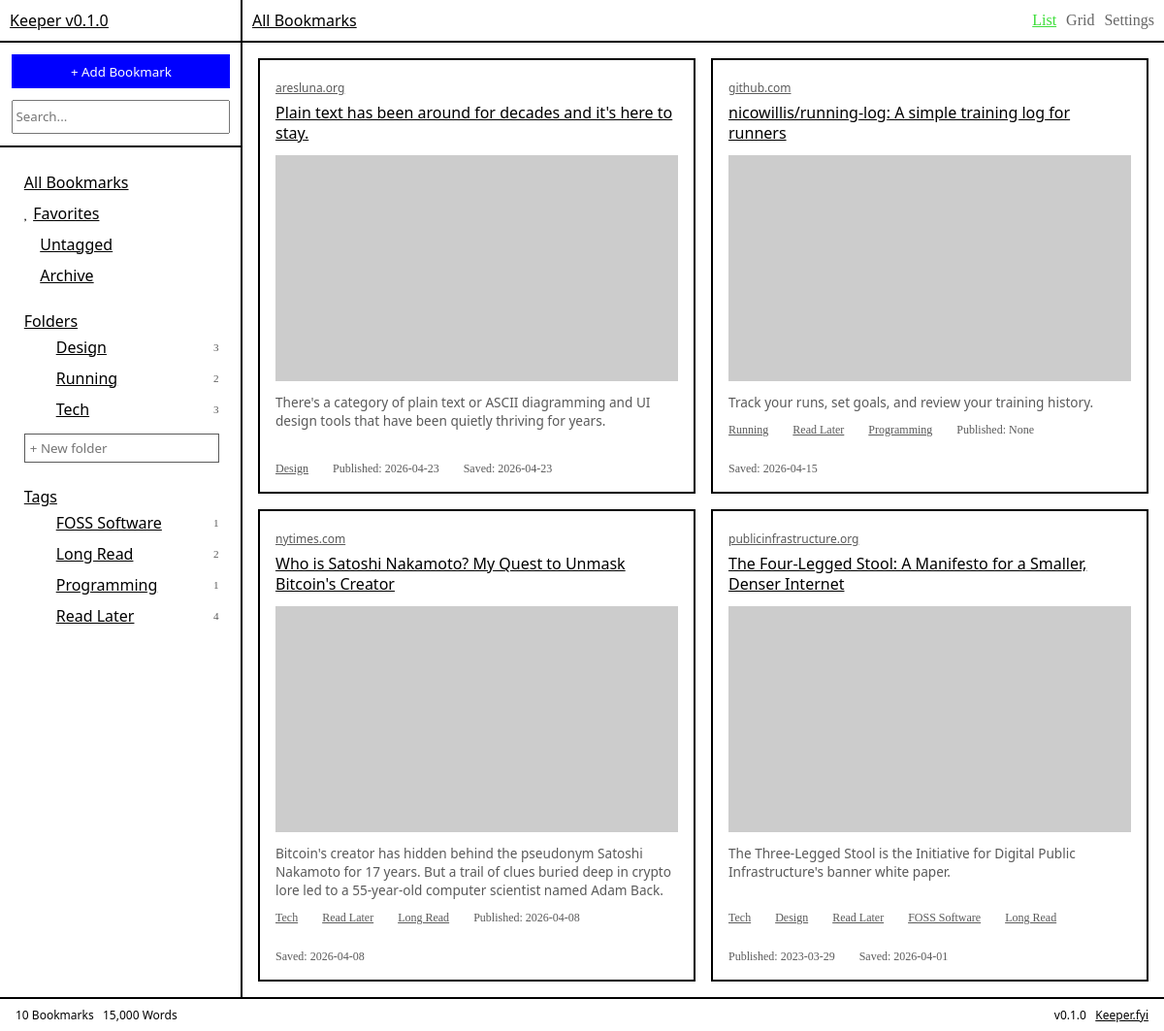
Page /grid on the committed database.
### tables this page shows
CREATE TABLE folders (
    id   INTEGER PRIMARY KEY AUTOINCREMENT,
    name TEXT UNIQUE NOT NULL
);

CREATE TABLE tags (
    id   INTEGER PRIMARY KEY AUTOINCREMENT,
    name TEXT UNIQUE NOT NULL
);

CREATE TABLE bookmarks (
    id            INTEGER PRIMARY KEY AUTOINCREMENT,
    url           TEXT NOT NULL,
    title         TEXT,
    description   TEXT,
    author        TEXT,
    content       TEXT,
    image_url     TEXT,
    favicon_url   TEXT,
    domain        TEXT,
    published     TEXT,
    saved_at      DATETIME DEFAULT CURRENT_TIMESTAMP,
    is_favorite   INTEGER DEFAULT 0,
    is_archived   INTEGER DEFAULT 0,
    word_count    INTEGER DEFAULT 0,
    site_name     TEXT,
    language      TEXT,
    read_time     INTEGER,
    canonical_url TEXT
, article_path TEXT);

### app.py (the view)
@app.route("/grid")
def grid():
    bookmarks = get_bookmarks()
    folders = get_all_folders()
    tags = get_all_tags()
    if is_htmx():
        return render_template("partials/bookmark_grid.html",
            bookmarks=bookmarks
        )
    return render_template("grid.html",
        bookmarks=bookmarks,
        folders=folders,
        tags=tags
    )

### app.py (called while the page is built)
def is_htmx():
    return request.headers.get("HX-Request") == "true"

### db.py (called while the page is built)
def get_db():
    conn = sqlite3.connect("keeper.db")
    conn.row_factory = sqlite3.Row
    conn.execute("PRAGMA foreign_keys = ON")
    return conn

def get_all_folders():
    db = get_db()
    return db.execute("""
        SELECT f.*, COUNT(bf.bookmark_id) as bookmark_count
        FROM folders f
        LEFT JOIN bookmark_folders bf ON f.id = bf.folder_id
        LEFT JOIN bookmarks b ON bf.bookmark_id = b.id
            AND b.is_archived = 0
        GROUP BY f.id
        ORDER BY f.name ASC
    """).fetchall()

def get_all_tags():
    db = get_db()
    return db.execute("""
        SELECT t.*, COUNT(bt.bookmark_id) as bookmark_count
        FROM tags t
        LEFT JOIN bookmark_tags bt ON t.id = bt.tag_id
        LEFT JOIN bookmarks b ON bt.bookmark_id = b.id
            AND b.is_archived = 0
        GROUP BY t.id
        ORDER BY t.name ASC
    """).fetchall()

### templates/grid.html
{% extends "base.html" %}
{% block content %}
  {% if bookmarks %}
    {% include "partials/bookmark_grid.html" %}
  {% else %}
    {% include "empty_state.html" %}
  {% endif %}
{% endblock %}

### templates/base.html (shortened to what this page needs)
<!doctype html>
<html lang="en">
  <head>
    <link rel="stylesheet" href="{{ url_for('static', filename='style.css') }}" />
  </head>
  <body>
    <div class="app">
      <div class="app-body">
        <div class="sidebar">
          <div class="sidebar-header"><a href="/">Keeper v0.1.0</a></div>
          <div class="function-box">
  <div id="add-bookmark-container">
    <button class="button" id="add-bookmark-btn" onclick="showAddForm()">
      + Add Bookmark
    </button>
  </div>
  <input
    class="search"
    type="search"
    name="q"
    placeholder="Search..."
    hx-get="/"
    hx-trigger="input delay:300ms"
    hx-target="#bookmark-list"
    hx-swap="innerHTML"
  />
</div>
          <div class="links">
            <ul class="main-links">
              <li>
                <a href="/"
                  hx-get="/"
                  hx-target="#bookmark-list"
                  hx-swap="innerHTML"
                  hx-push-url="true">All Bookmarks</a>
              </li>
              <li><span class="link-icon"></span>
                <a href="/favorites"
                  hx-get="/favorites"
                  hx-target="#bookmark-list"
                  hx-swap="innerHTML"
                  hx-push-url="true">Favorites
                </a>
              </li>
              <li><span class="link-icon">󱈠</span>
                <a href="/untagged"
                  hx-get="/untagged"
                  hx-target="#bookmark-list"
                  hx-swap="innerHTML"
                  hx-push-url="true">Untagged
                </a>
              </li>
              <li><span class="link-icon">󰀼</span>
                <a href="/archived"
                  hx-get="/archived"
                  hx-target="#bookmark-list"
                  hx-swap="innerHTML"
                  hx-push-url="true">Archive
                </a>
              </li>
            </ul>
          </div>
          <div class="links">
            <div class="link-title">Folders</div>
            {% include "partials/folder_list.html" %}
            <form hx-post="/folders"
                  hx-target="#folder-list"
                  hx-swap="outerHTML"
                  hx-on::after-request="this.reset()">
              <input class="sidebar-inline-input" type="text" name="name" placeholder="+ New folder" />
            </form>
          </div>
          <div class="links">
            <div class="link-title">Tags</div>
            <ul class="tag-links">
              {% for tag in tags %}
              <li>
                <span class="link-arrow">󰘍</span>
                <span class="link-icon">󰓹</span>
                <a href="/tag/{{ tag['name'] }}"
                    hx-get="/tag/{{ tag['name'] }}"
                    hx-target="#bookmark-list"
                    hx-swap="innerHTML"
                    hx-push-url="true">{{ tag['name'] }}</a>
                  <span class="link-count">{{ tag['bookmark_count'] }}</span>
                </li>
                {% endfor %}
            </ul>
          </div>
        </div>
        <main class="content">
          <div class="top-bar">
            <span class="top-bar-title">{% block topbar %}All Bookmarks{% endblock %}</span>
            <div class="top-bar-icons">
              <div hx-get="/"
                  hx-target="#bookmark-list"
                  hx-swap="innerHTML"
                  hx-push-url="true"
                  title="List View"
                  onclick="setActiveView(this)"
                  class="active">List</div>
                  <div hx-get="/grid"
                  hx-target="#bookmark-list"
                  hx-swap="innerHTML"
                  hx-push-url="true"
                  title="Grid View"
                  onclick="setActiveView(this)">Grid</div>
              <div title="Settings">Settings</div>
            </div>
          </div>
          <div class="bookmark-list" id="bookmark-list">
            {% block content %}
            {% endblock %}
          </div>
        </main>
      </div>
      <footer class="status-bar">
        <span>10 Bookmarks &nbsp; 15,000 Words</span>
        <span>v0.1.0 &nbsp; <a href="https://keeper.fyi">Keeper.fyi</a></span>
      </footer>
    </div>
  </body>
</html>

### templates/partials/folder_list.html
<ul class="folder-links" id="folder-list">
  {% for folder in folders %}
  <li>
    <span class="link-arrow">󰘍</span>
    <span class="link-icon"></span>
    <a href="/folder/{{ folder['name'] }}"
       hx-get="/folder/{{ folder['name'] }}"
       hx-target="#bookmark-list"
       hx-swap="innerHTML"
       hx-push-url="true">{{ folder['name'] }}</a>
    <span class="link-count">{{ folder['bookmark_count'] }}</span>
  </li>
  {% endfor %}
</ul>

### templates/partials/bookmark_card.html (shortened to what this page needs)
<div class="bookmark-card" id="item-{{ bookmark['id'] }}">
  <div class="bookmark-card-header">
    <span class="bookmark-card-domain">
      <a href="{{ bookmark['url'] }}" target="_blank">{{ bookmark['domain'] }}</a>
    </span>
    <a href="/bookmark/{{ bookmark['id'] }}" class="bookmark-card-title">
      {{ bookmark['title'] }}
    </a>
  </div>
  <div class="bookmark-card-image">
    <img src="{{ bookmark['image_url'] or 'https://placehold.co/400x220' }}" alt="thumbnail" />
  </div>
  <p class="bookmark-card-desc">{{ bookmark['description'] }}</p>
  <div class="bookmark-card-meta">
    {% if bookmark['folders'] %}
      {% for folder in bookmark['folders'].split(',') %}
        <a href="/folder/{{ folder }}" class="meta-link bookmark-folder">{{ folder }}</a>
      {% endfor %}
    {% endif %}
    {% if bookmark['tags'] %}
      {% for tag in bookmark['tags'].split(',') %}
        <a href="/tag/{{ tag }}" class="meta-link bookmark-tag">{{ tag }}</a>
      {% endfor %}
    {% endif %}
    <span class="bookmark-date">Published: {{ bookmark['published'] }}</span>
    <span class="bookmark-date">Saved: {{ bookmark['saved_at'] }}</span>
  </div>
</div>

### static/style.css (style rules this page uses)
* { box-sizing: border-box; margin: 0; }
:root { --keeper-blue: blue; --keeper-orange: #fb4402; --keeper-yellow: #e1fb8d; --keeper-green: #3dde3a; --keeper-purple: #2f0e68; --keeper-grey: #5a5a5a; font-size: 12pt; }
body { font-family: "Berkeley", system-ui, monospace; }
a { color: black; }
.app { display: flex; flex-direction: column; height: 100vh; }
.app-body { display: flex; flex: 1; overflow: hidden; }
.sidebar { width: 250px; flex-shrink: 0; border-right: 2px solid black; }
.sidebar-header { border-bottom: 2px solid black; padding: 10px; text-decoration: underline; }
.function-box { border-bottom: 2px solid black; padding: 5%; }
.button { width: 225px; height: 35px; background-color: var(--keeper-blue); color: white; font-family: inherit; appearance: none; border: none; cursor: pointer; margin-bottom: 5%; }
.search { width: 225px; height: 35px; color: black; cursor: pointer; font-family: inherit; }
.links { margin-top: 10%; margin-left: 10%; margin-bottom: 20px; }
.main-links, .folder-links, .tag-links { list-style: none; padding: 0; margin: 0; }
.links li { margin-bottom: 10px; display: flex; align-items: center; gap: 4px; cursor: pointer; }
.link-title { text-decoration: underline; margin-bottom: 5px; }
.link-arrow { color: black; font-family: "Commit Mono"; }
.link-icon { font-family: "Commit Mono"; }
.link-count { font-size: 0.7rem; color: var(--keeper-grey); font-family: "Commit Mono"; margin-left: auto; padding-right: 10%; }
.sidebar-inline-input { width: 90%; font-family: inherit; border: 1px solid var(--keeper-grey); padding: 5px; margin-top: 4px; margin-right: 5px; outline: none; }
.content { flex: 1; display: flex; flex-direction: column; overflow: hidden; }
.top-bar { flex-shrink: 0; display: flex; align-items: center; justify-content: space-between; padding: 10px; border-bottom: 2px solid black; }
.top-bar-title { font-size: 1em; text-decoration: underline; }
.top-bar-icons { display: flex; align-items: center; gap: 10px; font-family: "Commit Mono"; }
.top-bar-icons div { cursor: pointer; opacity: 0.6; }
.top-bar-icons div.active { opacity: 1; color: var(--keeper-green); text-decoration: underline; }
.bookmark-list { flex: 1; overflow-y: auto; }
.meta-link { position: relative; z-index: 1; text-decoration: underline; color: var(--keeper-grey); }
.bookmark-card { display: flex; flex-direction: column; background: white; border: 2px solid black; padding: 16px; cursor: pointer; gap: 12px; position: relative; }
.bookmark-card-header { display: flex; flex-direction: column; gap: 6px; }
.bookmark-card-domain a { font-size: 0.75rem; color: var(--keeper-grey); text-decoration: underline; }
.bookmark-card-title { color: inherit; text-decoration: underline; line-height: 1.3; }
.bookmark-card-image { width: 100%; aspect-ratio: 16/9; overflow: hidden; }
.bookmark-card-image img { width: 100%; height: 100%; object-fit: cover; }
.bookmark-card-desc { font-size: 0.85rem; color: var(--keeper-grey); margin: 0; overflow: hidden; display: -webkit-box; line-clamp: 3; -webkit-line-clamp: 3; -webkit-box-orient: vertical; }
.bookmark-card-meta { display: flex; flex-wrap: wrap; gap: 25px; font-size: 0.75rem; color: var(--keeper-grey); font-family: "Commit Mono"; margin-top: auto; }
.status-bar { flex-shrink: 0; width: 100%; border-top: 2px solid black; padding: 8px 16px; display: flex; justify-content: space-between; font-size: 0.75rem; }

### rows in the picture
folders: name "Design", bookmark_count "3"
folders: name "Running", bookmark_count "2"
folders: name "Tech", bookmark_count "3"
tags: name "FOSS Software", bookmark_count "1"
tags: name "Long Read", bookmark_count "2"
tags: name "Programming", bookmark_count "1"
tags: name "Read Later", bookmark_count "4"
bookmarks: domain "aresluna.org", title "Plain text has been around for decades and it's here to stay.", description "There's a category of plain text or ASCII diagramming and UI design tools that have been quietly thriving for years.", folder "Design", published "2026-04-23", saved_at "2026-04-23"
bookmarks: domain "github.com", title "nicowillis/running-log: A simple training log for runners", description "Track your runs, set goals, and review your training history.", folder "Running", tag "Read Later" "Programming", published "None", saved_at "2026-04-15"
bookmarks: domain "nytimes.com", title "Who is Satoshi Nakamoto? My Quest to Unmask Bitcoin's Creator", description "Bitcoin's creator has hidden behind the pseudonym Satoshi Nakamoto for 17 years. But a trail of clues buried deep in crypto lore led to a 55-year-old computer scientist named Adam Back.", folder "Tech", tag "Read Later" "Long Read", published "2026-04-08", saved_at "2026-04-08"
bookmarks: domain "publicinfrastructure.org", title "The Four-Legged Stool: A Manifesto for a Smaller, Denser Internet", description "The Three-Legged Stool is the Initiative for Digital Public Infrastructure's banner white paper.", folder "Tech" "Design", tag "Read Later" "FOSS Software" "Long Read", published "2023-03-29", saved_at "2026-04-01"
